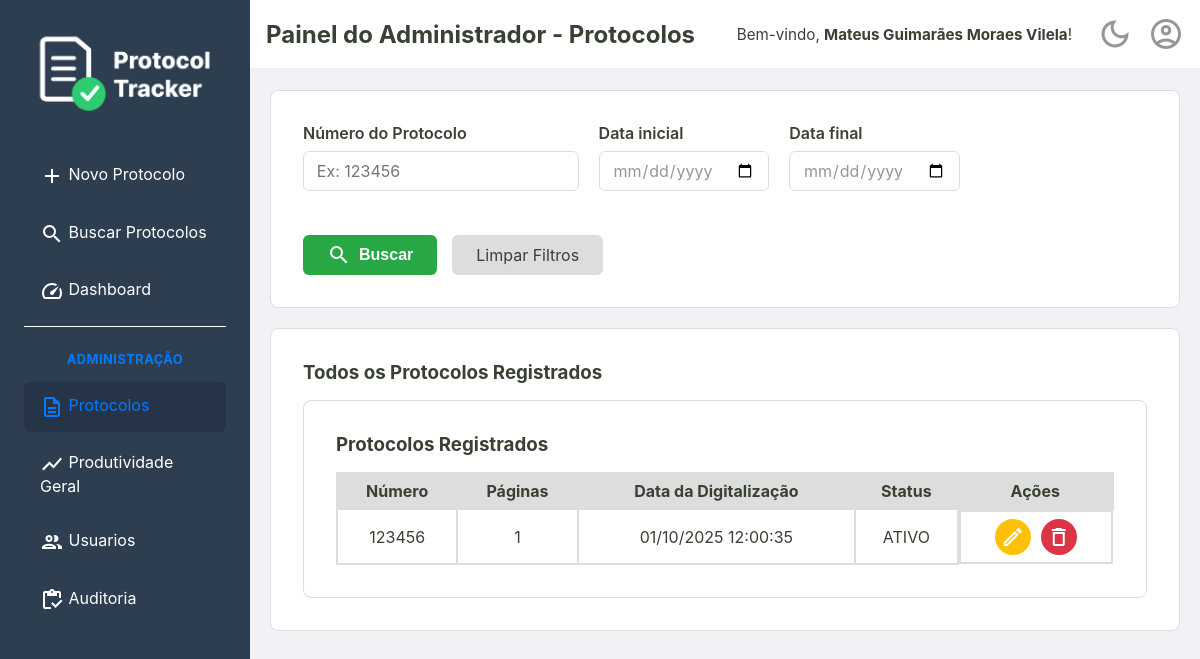
The page /admin/protocolos (signed in) on the database as committed earlier.
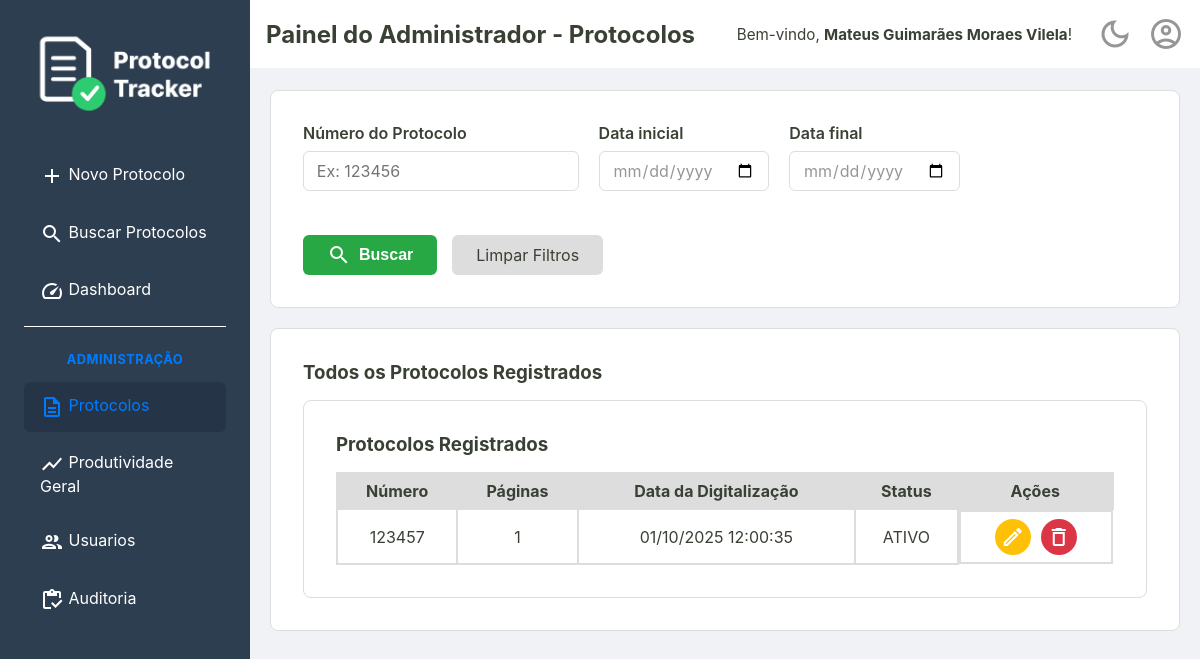
The same page on the database as committed later.
### tables this page shows
CREATE TABLE protocolos (
    id TEXT PRIMARY KEY,
    id_usuario INTEGER NOT NULL,
    numero TEXT NOT NULL UNIQUE,
    quantidade_paginas INTEGER NOT NULL,
    observacoes TEXT,
    criado_em TEXT NOT NULL,
    alterado_em TEXT,
    deletado_em TEXT,
    FOREIGN KEY (id_usuario) REFERENCES usuarios (id)
  );

### src/Controller/AdminController.php (called while the page is built, shortened)
<?php
class AdminController {
    private ?Usuario $usuarioLogado = null;
    private bool $isAdmin = false;
    public function __construct(
        private UsuarioRepositoryInterface $usuarioRepositorio,
        private UsuarioService $usuarioService,
        private ProtocoloRepositorySqlInterface $protocoloRepositorio,
        private DashboardService $dashboardService,
        private AuditService $auditService
    ) {
        $idUsuario = $_SESSION['usuario_logado_id'] ?? null;
        if ($idUsuario) {
            $this->usuarioLogado = $this->usuarioRepositorio->buscaPorId($idUsuario);
        }
        if ($this->usuarioLogado && $this->usuarioLogado->permissao() === 'administrador') {
            $this->isAdmin = true;
        }
    }
    public function exibirPainelAdmin()
    {
        try {
            $listaDeProtocolos = $this->protocoloRepositorio->all();
            require __DIR__ . '/../../templates/admin/protocolos.php';
        } catch (Exception $e) {
            $erro = $e->getMessage();
            $usuarioLogado = $this->usuarioLogado;
            $isAdmin = $this->isAdmin;
            require __DIR__ . '/../../templates/home.php';
        }
    }
}

### src/Repository/ProtocoloRepositorySql.php (called while the page is built, shortened)
<?php
final class ProtocoloRepositorySql implements ProtocoloRepositorySqlInterface
{
    private PDO $connection;
    public function __construct(PDO $connection)
    {
        $this->connection = $connection;
    }
    public function all(): array
    {
        $sqlQuery = "SELECT * FROM protocolos ORDER BY criado_em DESC;";
        $stmt = $this->connection->query($sqlQuery);
        $listaDeProtocolos = $this->hidrataListaDeProtocolos($stmt);
        return $listaDeProtocolos;
    }
    private function hidrataListaDeProtocolos(PDOStatement $stmt): array
    {
        $listaDeProtocolos = [];
        while($protocoloDados = $stmt->fetch()){
            $listaDeProtocolos[] = Protocolo::fromArray($protocoloDados);
        }
        return $listaDeProtocolos;
    }
}

### src/Model/Protocolo.php (called while the page is built, shortened)
<?php
class Protocolo {
    public function id(): string {
        return $this->id;
    }
    public function numero(): string {
        return $this->numero;
    }
    public function paginas(): int {
        return $this->quantidade_paginas;
    }
    public function data(): DateTimeImmutable {
        return $this->criado_em;
    }
    public function deletadoEm(): ?DateTimeImmutable {
        return $this->deletado_em;
    }
    public static function fromArray(array $dados): self
    {
        try {
            $criado_em = new DateTimeImmutable($dados['criado_em']);
            $alterado_em = isset($dados['alterado_em']) ? new DateTimeImmutable($dados['alterado_em']) : null;
            $deletado_em = isset($dados['deletado_em']) ? new DateTimeImmutable($dados['deletado_em']) : null;
        } catch (Exception $e) {
            throw new Exception("Falha ao criar data");
        }
        return new self(
            $dados['id'],
            $dados['id_usuario'],
            $dados['numero'],
            $dados['quantidade_paginas'],
            $criado_em,
            $dados['observacoes'] ?? null,
            $alterado_em,
            $deletado_em
        );
    }
}

### templates/admin/_listaProtocolos.php (the view, shortened to what this page needs)
<section class="listagem-container">
    <h3>Protocolos Registrados</h3>
    <table id="tabela-protocolos" class="protocolos-table">
        <thead>
            <tr>
                <th>Número</th>
                <th>Páginas</th>
                <th>Data da Digitalização</th>
                <th>Status</th>
                <th class="acoes-header">Ações</th>
            </tr>
        </thead>
        <tbody>
            <?php foreach ($listaDeProtocolos as $protocolo): ?>
                <tr>
                    <td><?= htmlspecialchars($protocolo->numero()) ?></td>
                    <td><?= htmlspecialchars($protocolo->paginas()) ?></td>
                    <td><?= $protocolo->data()->format('d/m/Y H:i:s') ?></td>
                    <td>
                        <?= $protocolo->deletadoEm() !== null ? 'INATIVO' : 'ATIVO'; ?>
                    </td>
                    <td class="acoes-cell">
                        <a href="/editar?id=<?= htmlspecialchars($protocolo->id()) ?>" class="btn-acao btn-editar" title="Editar">
                            <span class="material-icons-outlined">edit</span>
                        </a>
                        <form action="/excluir" method="post" onsubmit="return confirm('Tem certeza que deseja excluir este protocolo?');">
                            <button type="submit" class="btn-acao btn-excluir" title="Excluir">
                                <span class="material-icons-outlined">delete</span>
                            </button>
                        </form>
                    </td>
                </tr>
            <?php endforeach; ?>
        </tbody>
    </table>
</section>

Rows that differ between the two databases and show on the page:
changed protocolos: numero "123456" → "123457"
